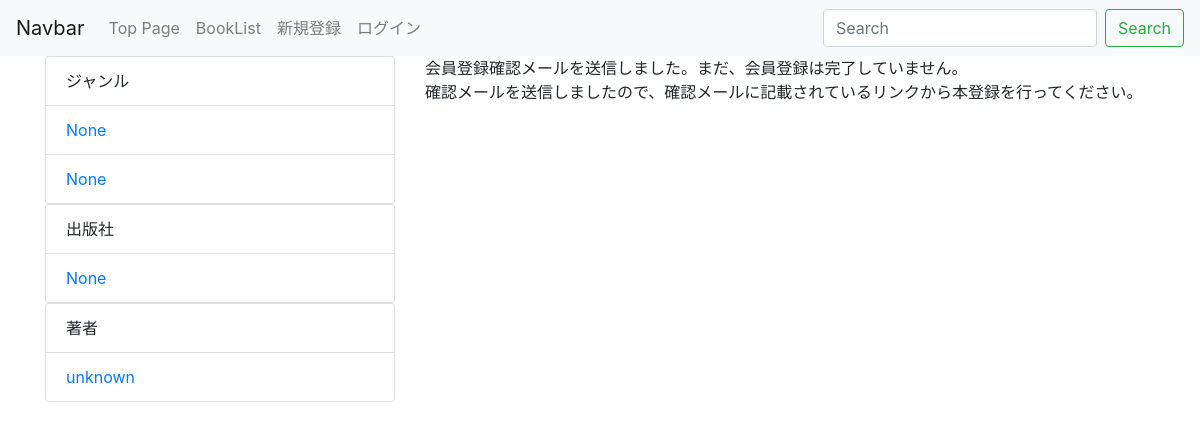
Page /accounts/user_create/done/ on the committed database.
### book_summary/models.py (models this page shows)
class BigCategory(models.Model):
    name = models.CharField('カテゴリ名',max_length=100)
    def __str__(self):
        return self.name

class Category(models.Model):
    name = models.CharField('ジャンル名',max_length=100)
    bigcategory = models.ForeignKey(BigCategory,on_delete=models.SET_DEFAULT,default=set_default_bigcategory,verbose_name='カテゴリ名')
    def __str__(self):
        return self.name

class Publisher(models.Model):
    name = models.CharField('出版社名',max_length=50)
    author = models.ForeignKey(Author,on_delete=models.SET_DEFAULT,default=set_default_author)
    def __str__(self):
        return self.name

class Author(models.Model):
    name = models.CharField('著者名',max_length=50)
    def __str__(self):
        return self.name

### accounts/views.py (the view)
# urls.py: path('user_create/done/', views.UserCreateDone.as_view(), name='user_create_done'),
class UserCreateDone(generic.TemplateView):
    template_name = 'accounts/user_create_done.html'

### book_summary/context_processors.py (called while the page is built)
def common(request):
    context = {
        'bigcategory_list':BigCategory.objects.all(),
        'category_list':Category.objects.all(),
        'publisher_list':Publisher.objects.all(),
        'author_list':Author.objects.all(),
    }
    return context

### accounts/templates/accounts/user_create_done.html
{% extends 'base.html' %}
{% block content %}
<p>
    会員登録確認メールを送信しました。まだ、会員登録は完了していません。<br>
    確認メールを送信しましたので、確認メールに記載されているリンクから本登録を行ってください。
</p>
{% endblock %}

### book_summary/templates/base.html (shortened to what this page needs)
<!doctype html>
<html lang="ja">
  <head>
    <link rel="stylesheet" href="https://maxcdn.bootstrapcdn.com/bootstrap/4.3.1/css/bootstrap.min.css">
  </head>
  <body>
        <nav class="navbar navbar-expand-lg navbar-light bg-light">
                <a class="navbar-brand" href="#">Navbar</a>
                <div class="collapse navbar-collapse" id="navbarSupportedContent">
                  <ul class="navbar-nav mr-auto">
                    <li class="nav-item">
                      <a class="nav-link" href="{% url 'book_summary:index' %}">Top Page <span class="sr-only">(current)</span></a>
                    </li>
                    <li class="nav-item">
                      <a class="nav-link" href="{% url 'book_summary:book_list' %}">BookList</a>
                    </li>
                    {% if user.is_authenticated %}
                    <li class="nav-item">
                      <a class="nav-link" href="{% url 'book_summary:book_add' %}">本の投稿フォーム</a>
                    </li>
                    <li class="nav-item">
                      <a class="nav-link" href="{% url 'accounts:user_detail' user.pk %}">マイページ</a>
                    </li>
                    <li class="nav-item">
                      <a class="nav-link" href="{% url 'accounts:logout' %}">ログアウト</a>
                    </li>
                    {% else %}
                    <li class="nav-item">
                      <a class="nav-link" href="{% url 'accounts:user_create' %}">新規登録</a>
                    </li>
                    <li class="nav-item">
                      <a class="nav-link" href="{% url 'accounts:login' %}">ログイン</a>
                    </li>
                    {% endif %}
                  </ul>
                  <form class="form-inline my-2 my-lg-0" method="GET" action="{% url 'book_summary:book_list' %}">
                    <input class="form-control mr-sm-2" type="text" placeholder="Search" aria-label="Search" name="keyword">
                    <button class="btn btn-outline-success my-2 my-sm-0" type="submit">Search</button>
                  </form>
                </div>
              </nav>
      <div class="container">
        <div class="row">
          <div class="col-md-4">
            <ul class="list-group">
              <li class="list-group-item">ジャンル</li>
              {% for bigcategory in bigcategory_list %}
                <li class="list-group-item"><a href="{% url 'book_summary:bigcategory' bigcategory.pk %}">{{bigcategory}}</a></li>
              {% for category in bigcategory.category_set.all %}
              <li class="list-group-item"><a href="{% url 'book_summary:category' category.pk %}">{{category}}</a></li>
              {% endfor %}
              {% endfor %}
            </ul>
            <ul class="list-group">
              <li class="list-group-item">出版社</li>
              {% for publisher in publisher_list %}
              <li class="list-group-item"><a href="{% url 'book_summary:publisher' publisher.pk %}">{{publisher}}</a></li>
              {% endfor %}
            </ul>
            <ul class="list-group">
              <li class="list-group-item">著者</li>
              {% for author in author_list %}
              <li class="list-group-item"><a href="{% url 'book_summary:author' author.pk %}">{{author}}</a></li>
              {% endfor %}
            </ul>
          </div>
          <div class="col-md-8">
            {% block content %}
            {% endblock %}
          </div>
        </div>
      </div>
  </body>
</html>

### rows in the picture
BigCategory: name "None"
Category: name "None"
Publisher: name "None"
Author: name "unknown"
